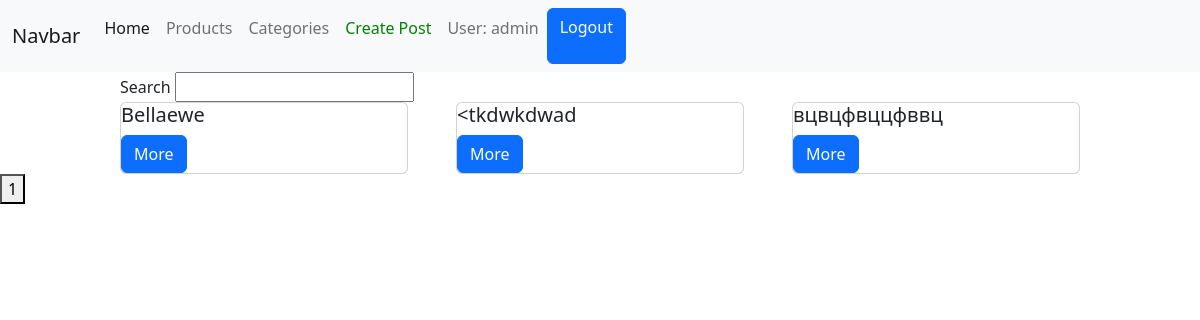
Screenshot of /products/ (signed in) with the database file from the repository.
### products/models.py (models this page shows, shortened)
class Product(models.Model):
    author = models.ForeignKey(User, on_delete=models.CASCADE, null=True)
    image = models.ImageField()
    title = models.CharField(max_length=180)
    price = models.IntegerField(default=1)
    colour = models.CharField(max_length=20)
    characteristics = models.TextField()
    description = models.TextField()
    categories = models.ManyToManyField(Category)

### products/views.py (the view)
# urls.py: path('products/', products_view),
def products_view(request):
    if request.method == 'GET':
        category_id = request.GET.get('category_id')
        search_text = request.GET.get('search')
        page = int(request.GET.get('page', 1))
        if category_id:
            products = Product.objects.filter(categories__in=[category_id])
        else:
            products = Product.objects.all()
        if search_text:
            products = products.filter(title__icontains=search_text)
        products = [{
            'id': product.id,
            'image': product.image,
            'title': product.title,
            'price': product.price,
            'colour': product.colour,
            'characteristics': product.characteristics,
            'descriptions': product.description,
            'categories': product.categories.all()
        }for product in products]
        max_page = round(products.__len__() / PAGINATION_LIMIT)
        posts = products[PAGINATION_LIMIT * (page-1):PAGINATION_LIMIT * page]
        data = {
            'products': products,
            'user': get_user_from_request(request),
            'max_page': range(1, max_page + 1)
        }
        return render(request, 'products/products.html', context=data)

### users/utils.py (called while the page is built)
def get_user_from_request(request):
    return request.user if not request.user.is_anonymous else None

### templates/products/products.html (shortened to what this page needs)
{% extends 'layouts/main.html' %}
{% block content %}
    <div class="search">
        <form action="/products/" method="get">
            <span>Search</span>
            <input type="text" name="search" value="">
        </form>
    </div>
    <div class="products">
    {% for product in products %}
        <div class="card" style="width: 18rem;">
            <div class="card_body">
                <h5 class="card-title">{{ product.title }}</h5>
                <a href="/products/{{ product.id }}/" class="btn btn-primary">More</a>
            </div>
        </div>
    {% endfor %}
    </div>
    <div>
        {% for page in max_page %}
            <a href="/products/?page={{ page }}">
                <button>{{ page }}</button>
            </a>
        {% endfor %}
    </div>
{% endblock %}

### templates/layouts/main.html (shortened to what this page needs)
<!doctype html>
<html lang="en">
<head>
    <link rel="stylesheet" href="https://cdn.jsdelivr.net/npm/bootstrap@5.2.2/dist/css/bootstrap.min.css"
>
</head>
<body>
<div class="header">
    <nav class="navbar navbar-expand-lg navbar-light bg-light">
        <div class="container-fluid">
            <a class="navbar-brand" href="#">Navbar</a>
            <div class="collapse navbar-collapse" id="navbarNavAltMarkup">
                <div class="navbar-nav">
                    <a class="nav-link active" aria-current="page" href="/">Home</a>
                    <a class="nav-link" href="/products">Products</a>
                    <a class="nav-link" href="/categories">Categories</a>
                    {% if user %}
                        <a href="/products/create" class="nav-link" style="color: green">
                        Create Post
                        </a>
                        <p class="nav-link">User: {{ user.username }}</p>
                        <a href="/users/logout/" class="btn btn-primary">Logout</a>
                    {% else %}
                        <a href="/users/login/" class="nav-link">Login</a>
                        <a href="/users/register/" class="nav-link">Register</a>
                    {% endif %}
                </div>
            </div>
        </div>
    </nav>
</div>
{% block content %}
{% endblock %}
</body>
</html>

### templates/products/products.html (style rules this page uses)
.products { display: flex; justify-content: space-between; margin-left: 10%; width: 80%; flex-wrap: wrap; }
.search { width: 80%; margin-left: 10%; }

### rows the page displays
Product: title "Bellaewe"
Product: title "<tkdwkdwad"
Product: title "вцвцфвццфввц"

### other values shown
{{ user.username }} "admin"
{{ page }} "1"
